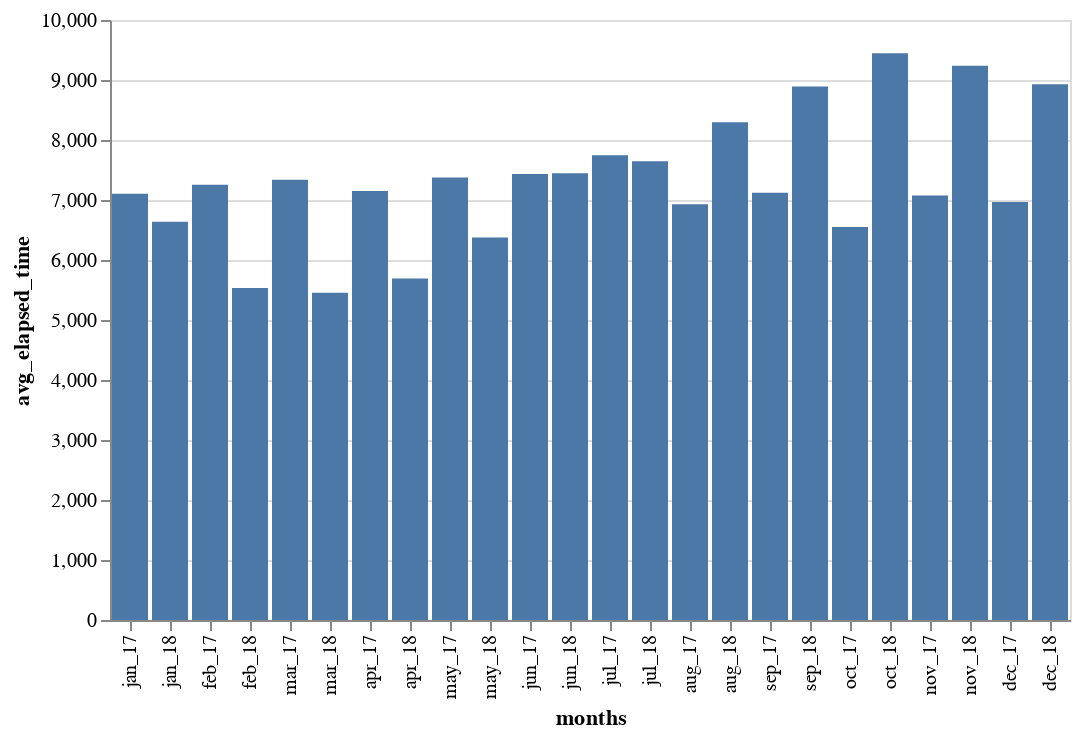

The code cell stored with this chart in its notebook:
### Code cell
lst = ['jan_17', 'jan_18', 'feb_17', 'feb_18', 'mar_17', 'mar_18', 'apr_17', 'apr_18', 'may_17', 'may_18', 'jun_17', 'jun_18', 'jul_17', 'jul_18','aug_17', 'aug_18','sep_17','sep_18', 'oct_17','oct_18', 'nov_17','nov_18', 'dec_17', 'dec_18']
lsts = [jan_17, jan_18, feb_17, feb_18, mar_17, mar_18, apr_17, apr_18, may_17, may_18, jun_17, jun_18, jul_17, jul_18, aug_17, aug_18, sep_17, sep_18, oct_17, oct_18, nov_17, nov_18, dec_17, dec_18]

lst2 = ['jan_18', 'jan_19', 'feb_18', 'feb_19', 'mar_18', 'mar_19', 'apr_18', 'apr_19', 'may_18', 'may_19', 'jun_18', 'jun_19', 'jul_18', 'jul_19','aug_18', 'aug_19','sep_18','sep_19', 'oct_18','oct_19', 'nov_18','nov_19', 'dec_18', 'dec_19']
lsts_2 = [jan_18, jan_19, feb_18, feb_19, mar_18, mar_19, apr_18, apr_19, may_18, may_19, jun_18, jun_19, jul_18, jul_19, aug_18, aug_19, sep_18, sep_19, oct_18, oct_19, nov_18, nov_19, dec_18, dec_19]

lst1 = ['jan_17', 'feb_17', 'mar_17', 'apr_17','may_17', 'jun_17', 'jul_17', 'aug_17', 'sep_17','oct_17', 'nov_17','dec_17']
lsts1 = [jan_17, feb_17, mar_17, apr_17, may_17, jun_17, jul_17, aug_17, sep_17, oct_17, nov_17, dec_17]

lst_18 = ['jan_18','feb_18', 'mar_18', 'apr_18', 'may_18', 'jun_18', 'jul_18', 'aug_18', 'sep_18','oct_18', 'nov_18', 'dec_18']
lsts_18 = [jan_18, feb_18, mar_18, apr_18, may_18, jun_18, jul_18, aug_18, sep_18, oct_18, nov_18, dec_18]

lst_19 = ['jan_19', 'feb_19', 'mar_19', 'apr_19','may_19', 'jun_19', 'jul_19', 'aug_19', 'sep_19','oct_19', 'nov_19','dec_19']
lsts_19 = [jan_19, feb_19, mar_19, apr_19, may_19, jun_19, jul_19, aug_19, sep_19, oct_19, nov_19, dec_19]

#chart for average elapsed time comparing month-by-month 2017 and 2018

avgs = []

for month in lsts:
    val = month['ElapsedTime'].mean()
    avgs.append(val)
    
res = dict(zip(lst, avgs))
res

df_comp = pd.DataFrame(list(res.items()),columns = ['months','avg_elapsed_time'])
df_comp

alt.Chart(df_comp).mark_bar().encode(
    x=alt.X('months', sort=lst),
    y='avg_elapsed_time'
)

### Figure 1 — Vega-Lite specification as saved in the notebook (floating-point values rounded to 4 significant figures)
{"config": {"view": {"continuousWidth": 400, "continuousHeight": 300}}, "data": {"name": "data-d2e45b413c171ca777a30a87e0d5a1b4"}, "mark": "bar", "encoding": {"x": {"type": "nominal", "field": "months", "sort": ["jan_17", "jan_18", "feb_17", "feb_18", "mar_17", "mar_18", "apr_17", "apr_18", "may_17", "may_18", "jun_17", "jun_18", "jul_17", "jul_18", "aug_17", "aug_18", "sep_17", "sep_18", "oct_17", "oct_18", "nov_17", "nov_18", "dec_17", "dec_18"]}, "y": {"type": "quantitative", "field": "avg_elapsed_time"}}, "$schema": "https://vega.github.io/schema/vega-lite/v4.0.2.json", "datasets": {"data-d2e45b413c171ca777a30a87e0d5a1b4": [{"months": "jan_17", "avg_elapsed_time": 7103.0}, {"months": "jan_18", "avg_elapsed_time": 6636.0}, {"months": "feb_17", "avg_elapsed_time": 7253.0}, {"months": "feb_18", "avg_elapsed_time": 5532.0}, {"months": "mar_17", "avg_elapsed_time": 7337.0}, {"months": "mar_18", "avg_elapsed_time": 5452.0}, {"months": "apr_17", "avg_elapsed_time": 7148.0}, {"months": "apr_18", "avg_elapsed_time": 5691.0}, {"months": "may_17", "avg_elapsed_time": 7374.0}, {"months": "may_18", "avg_elapsed_time": 6374.0}, {"months": "jun_17", "avg_elapsed_time": 7434.0}, {"months": "jun_18", "avg_elapsed_time": 7446.0}, {"months": "jul_17", "avg_elapsed_time": 7747.0}, {"months": "jul_18", "avg_elapsed_time": 7645.0}, {"months": "aug_17", "avg_elapsed_time": 6931.0}, {"months": "aug_18", "avg_elapsed_time": 8294.0}, {"months": "sep_17", "avg_elapsed_time": 7122.0}, {"months": "sep_18", "avg_elapsed_time": 8892.0}, {"months": "oct_17", "avg_elapsed_time": 6551.0}, {"months": "oct_18", "avg_elapsed_time": 9447.0}, {"months": "nov_17", "avg_elapsed_time": 7073.0}, {"months": "nov_18", "avg_elapsed_time": 9238.0}, {"months": "dec_17", "avg_elapsed_time": 6965.0}, {"months": "dec_18", "avg_elapsed_time": 8929.0}]}}
